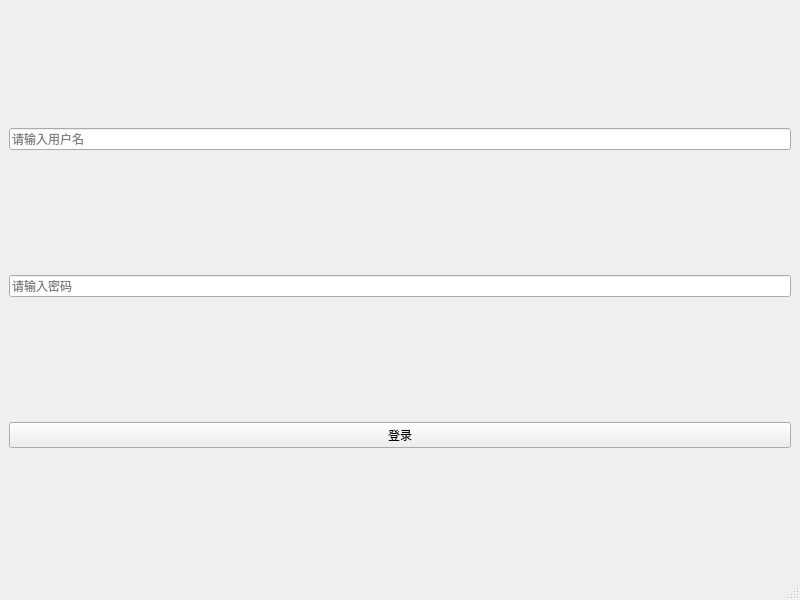
<?xml version="1.0" encoding="UTF-8"?>
<ui version="4.0">
 <class>MainWindow</class>
 <widget class="QMainWindow" name="MainWindow">
  <property name="geometry">
   <rect>
    <x>0</x>
    <y>0</y>
    <width>800</width>
    <height>600</height>
   </rect>
  </property>
  <property name="windowTitle">
   <string>MainWindow</string>
  </property>
  <widget class="QWidget" name="centralwidget">
   <layout class="QVBoxLayout" name="verticalLayout">
    <item>
     <widget class="QLineEdit" name="lineEdit">
      <property name="placeholderText">
       <string>请输入用户名</string>
      </property>
     </widget>
    </item>
    <item>
     <widget class="QLineEdit" name="lineEdit_2">
      <property name="placeholderText">
       <string>请输入密码</string>
      </property>
     </widget>
    </item>
    <item>
     <widget class="QPushButton" name="pushButton">
      <property name="text">
       <string>登录</string>
      </property>
     </widget>
    </item>
   </layout>
  </widget>
  <widget class="QMenuBar" name="menubar">
   <property name="geometry">
    <rect>
     <x>0</x>
     <y>0</y>
     <width>800</width>
     <height>21</height>
    </rect>
   </property>
  </widget>
  <widget class="QStatusBar" name="statusbar"/>
 </widget>
 <resources/>
 <connections/>
</ui>
